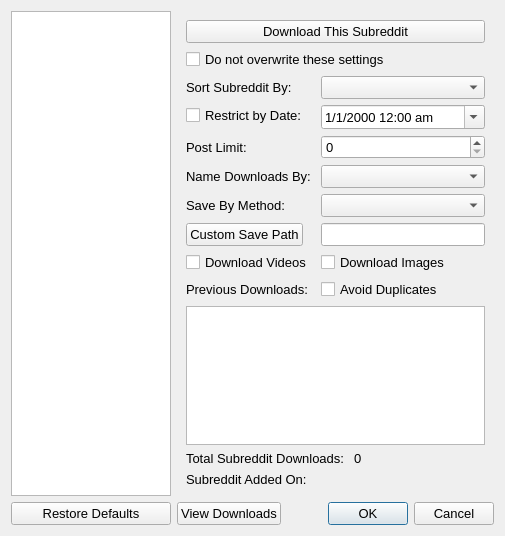
<?xml version="1.0" encoding="UTF-8"?>
<ui version="4.0">
 <class>subreddit_settings_dialog</class>
 <widget class="QDialog" name="subreddit_settings_dialog">
  <property name="geometry">
   <rect>
    <x>0</x>
    <y>0</y>
    <width>505</width>
    <height>536</height>
   </rect>
  </property>
  <property name="font">
   <font>
    <pointsize>10</pointsize>
   </font>
  </property>
  <property name="windowTitle">
   <string>Subreddit Settings</string>
  </property>
  <property name="windowIcon">
   <iconset>
    <normaloff>pictures/settings_three_gears.png</normaloff>pictures/settings_three_gears.png</iconset>
  </property>
  <property name="modal">
   <bool>false</bool>
  </property>
  <layout class="QGridLayout" name="gridLayout_5">
   <item row="0" column="0">
    <layout class="QGridLayout" name="gridLayout">
     <property name="sizeConstraint">
      <enum>QLayout::SetFixedSize</enum>
     </property>
     <property name="leftMargin">
      <number>0</number>
     </property>
     <item row="0" column="0">
      <widget class="QListWidget" name="subreddit_list_widget">
       <property name="maximumSize">
        <size>
         <width>160</width>
         <height>16777215</height>
        </size>
       </property>
       <property name="font">
        <font>
         <pointsize>10</pointsize>
        </font>
       </property>
      </widget>
     </item>
    </layout>
   </item>
   <item row="1" column="2">
    <widget class="QDialogButtonBox" name="save_cancel_buton_box">
     <property name="standardButtons">
      <set>QDialogButtonBox::Cancel|QDialogButtonBox::Ok</set>
     </property>
    </widget>
   </item>
   <item row="1" column="0">
    <widget class="QPushButton" name="restore_defaults_button">
     <property name="toolTip">
      <string>&lt;html&gt;&lt;head/&gt;&lt;body&gt;&lt;p&gt;&lt;span style=&quot; font-size:10pt;&quot;&gt;Restore settings to the options in the master settings dialog&lt;/span&gt;&lt;/p&gt;&lt;/body&gt;&lt;/html&gt;</string>
     </property>
     <property name="text">
      <string>Restore Defaults</string>
     </property>
    </widget>
   </item>
   <item row="1" column="1">
    <widget class="QPushButton" name="view_downloads_button">
     <property name="toolTip">
      <string>View this users downloads (will only display downloads that are in the save path below)</string>
     </property>
     <property name="text">
      <string>View Downloads</string>
     </property>
    </widget>
   </item>
   <item row="0" column="1" colspan="2">
    <widget class="QStackedWidget" name="stacked_widget">
     <property name="currentIndex">
      <number>0</number>
     </property>
     <widget class="QWidget" name="page">
      <layout class="QGridLayout" name="gridLayout_4">
       <item row="1" column="0">
        <layout class="QFormLayout" name="formLayout">
         <item row="1" column="1">
          <widget class="QDateTimeEdit" name="date_limit_edit">
           <property name="toolTip">
            <string>&lt;html&gt;&lt;head/&gt;&lt;body&gt;&lt;p&gt;&lt;span style=&quot; font-size:10pt;&quot;&gt;The date and time (time is in 24 hour format) to restrict downloads to&lt;/span&gt;&lt;/p&gt;&lt;/body&gt;&lt;/html&gt;</string>
           </property>
           <property name="displayFormat">
            <string>M/d/yyyy hh:mm ap</string>
           </property>
           <property name="calendarPopup">
            <bool>true</bool>
           </property>
           <property name="timeSpec">
            <enum>Qt::LocalTime</enum>
           </property>
          </widget>
         </item>
         <item row="3" column="0">
          <widget class="QLabel" name="label_2">
           <property name="text">
            <string>Name Downloads By: </string>
           </property>
          </widget>
         </item>
         <item row="3" column="1">
          <widget class="QComboBox" name="name_downloads_combo"/>
         </item>
         <item row="7" column="0">
          <widget class="QLabel" name="label_4">
           <property name="text">
            <string>Previous Downloads:</string>
           </property>
          </widget>
         </item>
         <item row="7" column="1">
          <widget class="QCheckBox" name="avoid_duplicates_checkbox">
           <property name="text">
            <string>Avoid Duplicates</string>
           </property>
          </widget>
         </item>
         <item row="5" column="0">
          <widget class="QPushButton" name="cust_save_path_dialog">
           <property name="text">
            <string>Custom Save Path</string>
           </property>
          </widget>
         </item>
         <item row="5" column="1">
          <widget class="QLineEdit" name="custom_save_path_line_edit"/>
         </item>
         <item row="6" column="0">
          <widget class="QCheckBox" name="download_videos_checkbox">
           <property name="text">
            <string>Download Videos</string>
           </property>
          </widget>
         </item>
         <item row="6" column="1">
          <widget class="QCheckBox" name="download_images_checkbox">
           <property name="text">
            <string>Download Images</string>
           </property>
          </widget>
         </item>
         <item row="1" column="0">
          <widget class="QCheckBox" name="restrict_date_checkbox">
           <property name="text">
            <string>Restrict by Date:</string>
           </property>
          </widget>
         </item>
         <item row="2" column="0">
          <widget class="QLabel" name="label">
           <property name="text">
            <string>Post Limit:</string>
           </property>
          </widget>
         </item>
         <item row="2" column="1">
          <widget class="QSpinBox" name="post_limit_spinbox">
           <property name="accelerated">
            <bool>true</bool>
           </property>
           <property name="maximum">
            <number>1000</number>
           </property>
          </widget>
         </item>
         <item row="0" column="0">
          <widget class="QLabel" name="label_7">
           <property name="text">
            <string>Sort Subreddit By:</string>
           </property>
          </widget>
         </item>
         <item row="0" column="1">
          <widget class="QComboBox" name="sub_sort_combo">
           <property name="toolTip">
            <string>&lt;html&gt;&lt;head/&gt;&lt;body&gt;&lt;p&gt;&lt;span style=&quot; font-size:10pt;&quot;&gt;This combo box is only considered if this subreddit is downloaded as a single download&lt;/span&gt;&lt;/p&gt;&lt;/body&gt;&lt;/html&gt;</string>
           </property>
          </widget>
         </item>
         <item row="4" column="0">
          <widget class="QLabel" name="label_5">
           <property name="text">
            <string>Save By Method:</string>
           </property>
          </widget>
         </item>
         <item row="4" column="1">
          <widget class="QComboBox" name="save_by_method_combo"/>
         </item>
        </layout>
       </item>
       <item row="2" column="0">
        <layout class="QGridLayout" name="gridLayout_2">
         <property name="sizeConstraint">
          <enum>QLayout::SetNoConstraint</enum>
         </property>
         <item row="0" column="0" colspan="3">
          <widget class="QTextBrowser" name="previous_download_list"/>
         </item>
         <item row="1" column="1">
          <widget class="QLabel" name="subreddit_downloads_label">
           <property name="text">
            <string>0</string>
           </property>
          </widget>
         </item>
         <item row="1" column="0">
          <widget class="QLabel" name="label_3">
           <property name="text">
            <string>Total Subreddit Downloads: </string>
           </property>
          </widget>
         </item>
         <item row="2" column="0">
          <widget class="QLabel" name="sub_added_label">
           <property name="text">
            <string>Subreddit Added On:</string>
           </property>
          </widget>
         </item>
        </layout>
       </item>
       <item row="0" column="0">
        <layout class="QGridLayout" name="gridLayout_3">
         <item row="0" column="0">
          <widget class="QPushButton" name="download_subreddit_button">
           <property name="toolTip">
            <string>&lt;html&gt;&lt;head/&gt;&lt;body&gt;&lt;p&gt;&lt;span style=&quot; font-size:10pt;&quot;&gt;Download this user only with the settings as they are in this dialog&lt;/span&gt;&lt;/p&gt;&lt;/body&gt;&lt;/html&gt;</string>
           </property>
           <property name="text">
            <string>Download This Subreddit</string>
           </property>
          </widget>
         </item>
         <item row="1" column="0">
          <widget class="QCheckBox" name="do_not_edit_checkbox">
           <property name="toolTip">
            <string>&lt;html&gt;&lt;head/&gt;&lt;body&gt;&lt;p&gt;&lt;span style=&quot; font-size:10pt;&quot;&gt;If checked the changes made in this dialog will not be overwritten by the program when it is run.  The user date limit, avoid duplicates , and download naming method will all remain as they are when this dialog is saved.  The previous downloads will continue to be added to.&lt;/span&gt;&lt;/p&gt;&lt;/body&gt;&lt;/html&gt;</string>
           </property>
           <property name="text">
            <string>Do not overwrite these settings</string>
           </property>
          </widget>
         </item>
        </layout>
       </item>
      </layout>
     </widget>
     <widget class="QWidget" name="page_2">
      <layout class="QGridLayout" name="gridLayout_7">
       <item row="0" column="0">
        <layout class="QGridLayout" name="gridLayout_6">
         <item row="0" column="0">
          <widget class="QListWidget" name="subreddit_content_list"/>
         </item>
        </layout>
       </item>
      </layout>
     </widget>
    </widget>
   </item>
  </layout>
 </widget>
 <resources/>
 <connections/>
</ui>
